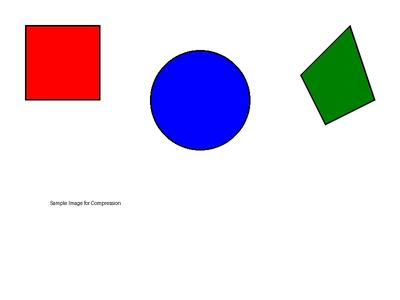
#> input picture python-projects/image_compressor/assets/compressed_jpeg_quality.jpg, 400 x 300 px
$ python image-resizer.py
#> lines starting #> are read from the running program, lines starting #| are printed output that depends on the picture
import cv2

userImage = input("Enter the name of the image with '.' extension: ")
#> the answer given: image_compressor/assets/compressed_jpeg_quality.jpg

# Configurables
source = f"{userImage}"
destination = "newImage.png"
scale_percent = 12.5

# To open the file
src = cv2.imread(source, cv2.IMREAD_UNCHANGED)
#> src is the input picture: shape (300, 400, 3); mean B, G, R 232.8, 221.1, 228.2

# Calculate the new widhts and new heights
new_width = int(src.shape[1] * scale_percent / 100)
#> new_width = 50
new_height = int(src.shape[0] * scale_percent / 100)
#> new_height = 37

# Final Image
output = cv2.resize(src, (new_width , new_height))
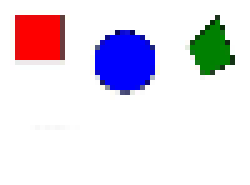
#> output: shape (37, 50, 3) (shown 5 times larger); mean B, G, R 232.4, 220.9, 228

cv2.imwrite(destination, output)
